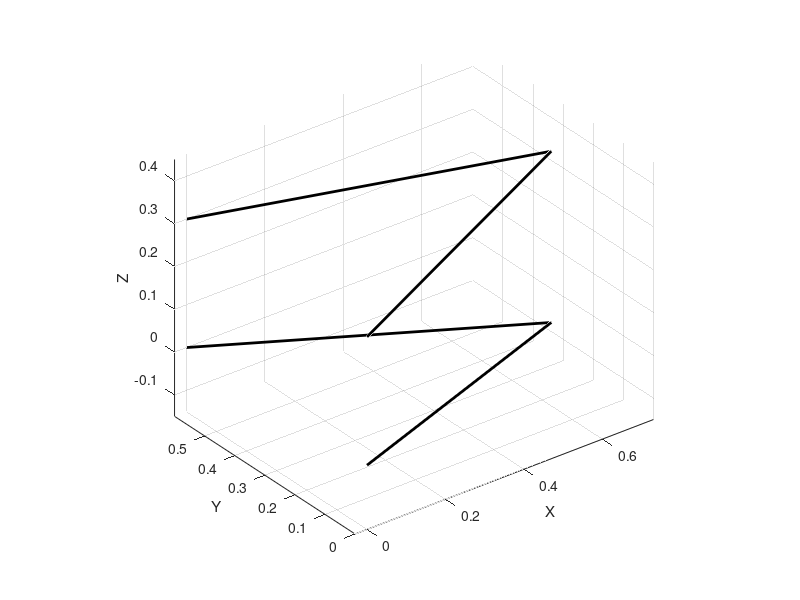

Recreate this plot in MATLAB. (Note: this script raises an error after producing the figure.)
clf
figure
hold on
axis equal
grid on
view(3)
xlabel('X')
ylabel('Y')
zlabel('Z')

% Example coordinates (units arbitrary)
% Chassis points
U1 = [ 0  0  0.3];   % Upper arm inner joint 1
U2 = [ 0  0.6 0.3];  % Upper arm inner joint 2
L1 = [ 0  0  0.0];   % Lower arm inner joint 1
L2 = [ 0  0.6 0.0];  % Lower arm inner joint 2

% Wheel upright points
Uhub = [0.7 0.3 0.35];  % Upper hub joint
Lhub = [0.7 0.3 -0.05]; % Lower hub joint

% Damper top and bottom
Dtop = [0.2 0.3 0.5];
Dbot = [0.5 0.3 0.1];

% Draw arms as lines
plot3([U1(1) Uhub(1)], [U1(2) Uhub(2)], [U1(3) Uhub(3)], 'k', 'LineWidth', 2);
plot3([U2(1) Uhub(1)], [U2(2) Uhub(2)], [U2(3) Uhub(3)], 'k', 'LineWidth', 2);

plot3([L1(1) Lhub(1)], [L1(2) Lhub(2)], [L1(3) Lhub(3)], 'k', 'LineWidth', 2);
plot3([L2(1) Lhub(1)], [L2(2) Lhub(2)], [L2(3) Lhub(3)], 'k', 'LineWidth', 2);

% Draw a cylinder for the damper
drawCylinderBetweenPoints(Dtop, Dbot, 0.03, 30, [0.9 0 0]);   % red damper body
drawCylinderBetweenPoints(Dtop, Dbot, 0.02, 30, [0.8 0.8 0.8]); % inner rod

% Optional: small cylinder for the wheel hub
drawCylinderBetweenPoints(Uhub, Lhub, 0.04, 20, [0.2 0.2 0.6]);

title('Simple 3D suspension sketch')
